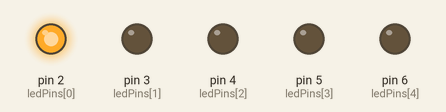
This sketch was run on a simulated Arduino Uno, built with avr-gcc and run on an emulated ATmega328P. Parts: output pins drawn as LEDs (lit = HIGH).

Above: at 0.5 s.
At 2.5 s:
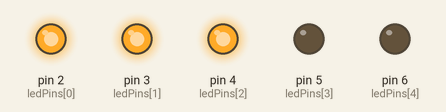
At 4.5 s:
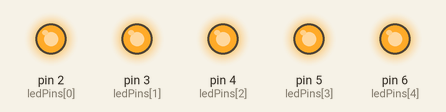
At 5.5 s:
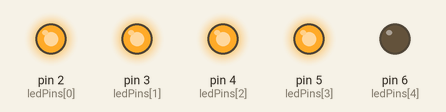
At 9.5 s:
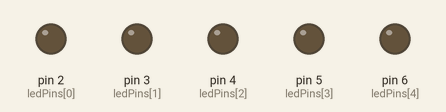
At 11.5 s:
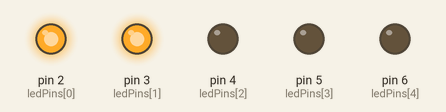
Timing chart, 0 to 13.0 s (numbered marks = the images above):
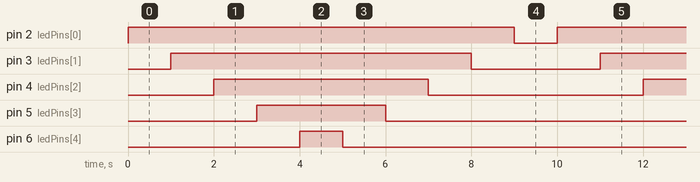

Measured:
- by itself, pin 2 (ledPins[0]): alternates HIGH for 9.0 s and LOW for 1.0 s
- by itself, pin 3 (ledPins[1]): alternates HIGH for 7.0 s and LOW for 3.0 s
- by itself, pin 4 (ledPins[2]): alternates HIGH for 5.0 s and LOW for 5.0 s
- by itself, pin 5 (ledPins[3]): alternates HIGH for 3.0 s and LOW for 7.0 s
- by itself, pin 6 (ledPins[4]): alternates HIGH for 1.0 s and LOW for 9.0 s

The sketch:

Arduino_MultipleLED.ino
```cpp
int ledPins[] = {2,3,4,5,6};
  void setup() {
  // initialize digital pin LED_BUILTIN as an output.
  pinMode(ledPins[0], OUTPUT);
  pinMode(ledPins[1], OUTPUT);
  pinMode(ledPins[2], OUTPUT);
  pinMode(ledPins[3], OUTPUT);
  pinMode(ledPins[4], OUTPUT);


}
// the loop function runs over and over again forever
void loop() {
  digitalWrite(ledPins[0], HIGH);  // turn ON the LED on in ascending
  delay(1000);
  digitalWrite(ledPins[1], HIGH);
  delay(1000);
  digitalWrite(ledPins[2], HIGH);
  delay(1000);
  digitalWrite(ledPins[3], HIGH);
  delay(1000);
  digitalWrite(ledPins[4], HIGH);
  delay(1000);
  digitalWrite(ledPins[4], LOW);// turn on the LED in descending
  delay(1000);
  digitalWrite(ledPins[3], LOW);
  delay(1000);
  digitalWrite(ledPins[2], LOW);
  delay(1000);
  digitalWrite(ledPins[1], LOW);
  delay(1000);
  digitalWrite(ledPins[0], LOW);
  delay(1000);// wait for one second
}
```
